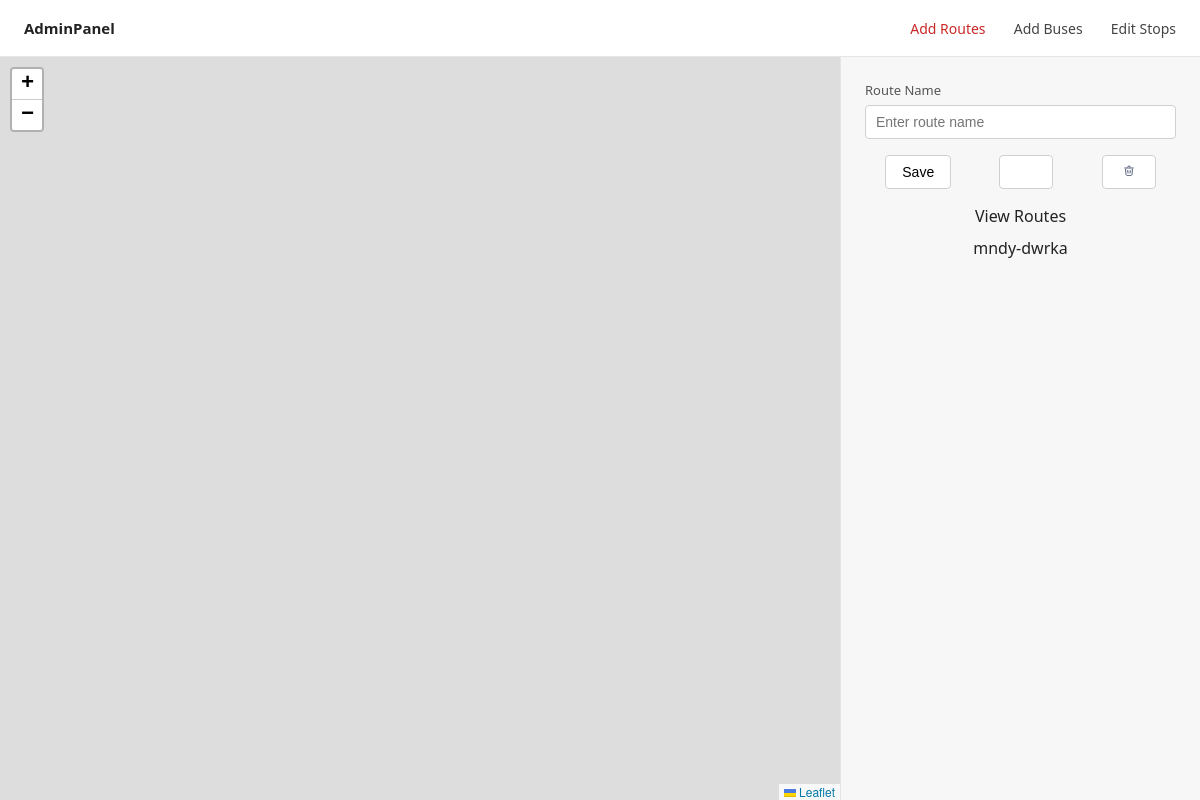
The page /add_routes/ on the database as committed earlier.
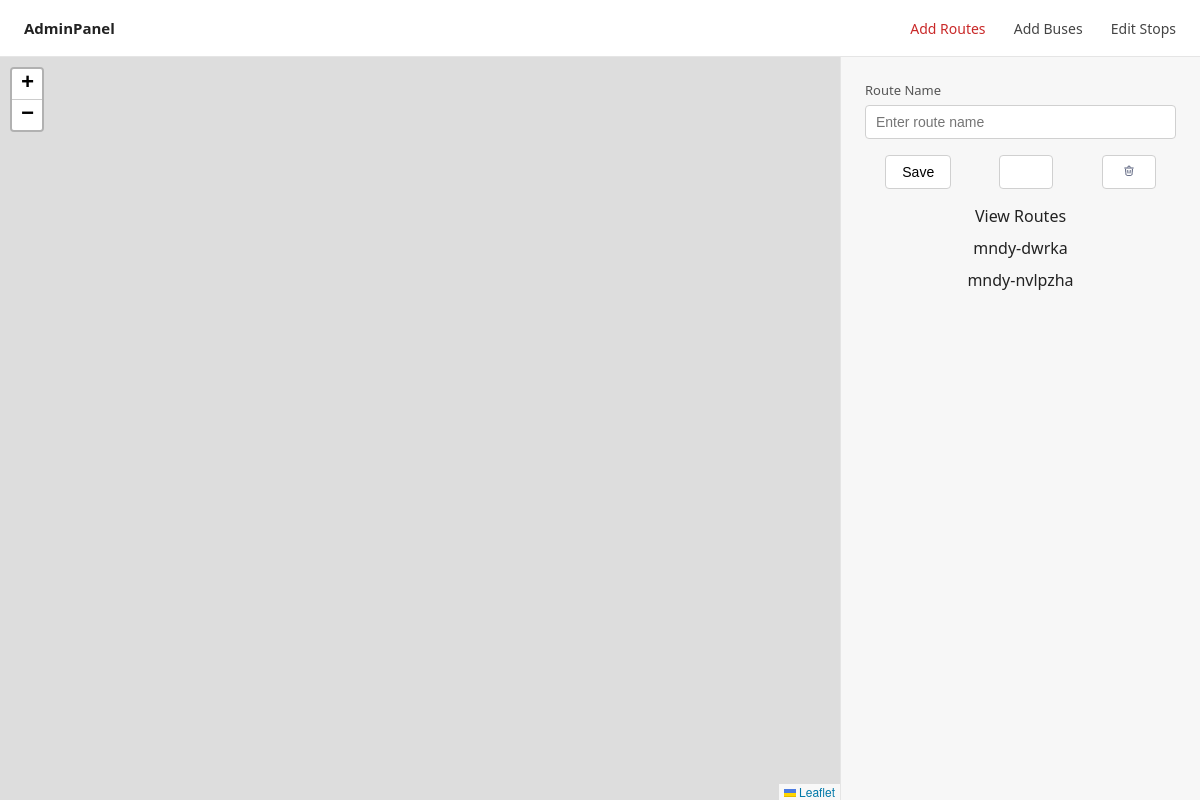
The same page on the database as committed later.
### AdminPanel/models.py (models this page shows)
class Routes(models.Model):
    route_id = models.AutoField(primary_key=True)
    route_name = models.CharField(max_length=100)
    route_data = models.CharField(default=list)
    stopsData = models.JSONField(default=list)
    def get_routeData(self):
        return json.loads(self.route_data)

### AdminPanel/views.py (the view, shortened to what this page needs)
# urls.py: path("add_routes/",views.AddRoutes,name="add_routes"),
def AddRoutes(request):
    context = {}
    routes = Routes.objects.all()
    if routes:
        allRoutes = []
        for r in routes:
            routeData = {}
            routeData["route_name"]=r.route_name
            routeData["route_data"]=json.dumps(r.get_routeData())
            allRoutes.append(routeData)
        context["routes"] = allRoutes
    return render(request,"add_routes.html",context=context)

### AdminPanel/templates/add_routes.html (shortened to what this page needs)
{% load static %}
<!DOCTYPE html>
<html lang="en">
<head>
    <link rel="stylesheet" href="https://unpkg.com/leaflet@1.9.4/dist/leaflet.css"/>
    <link rel="stylesheet" href="https://unpkg.com/leaflet-routing-machine@3.2.12/dist/leaflet-routing-machine.css"/>
</head>
<body>
<div class="navbar">
    <div class="nav-left">AdminPanel</div>
    <div class="nav-right">
        <a href="#" id="curr_page">Add Routes</a>
        <a href="{% url 'add_buses' %}">Add Buses</a>
        <a href="{% url 'edit_stops' %}">Edit Stops</a>
    </div>
</div>
<div class="container">
    <div class="map-section">
        <div id="map"></div>
    </div>
    <div class="side-section">
        <div class="field">
            <label for="routeName">Route Name</label>
            <input type="text" id="routeName" placeholder="Enter route name">
        </div>
        <div class="option-div">
            <button class="add-route-btn" id="add-route-btn">Save</button>
            <button class="add-route-btn" id="clear-route-btn"><img src="{% static 'AdminPanel/assets/eraser-svgrepo-com.svg' %}" width="20" height="12"></button>
            <button class="add-route-btn" id="delete-route-btn"><img src="{% static 'AdminPanel/assets/trash-bin.svg' %}" width="20" height="12"></button>
        </div>
        <div style="display: flex; flex-direction: column; gap: 10px; align-items: center;user-select: none;">
            <label>View Routes</label>
            {% for r in routes %}
            <a class="route-names" data-route_name="{{r.route_name}}" data-route="{{r.route_data}}">{{ r.route_name }}</a>
            {% endfor %}
        </div>
    </div>
</div>
</body>
</html>

Rows that differ between the two databases and show on the page:
added Routes: route_name "mndy-nvlpzha"
